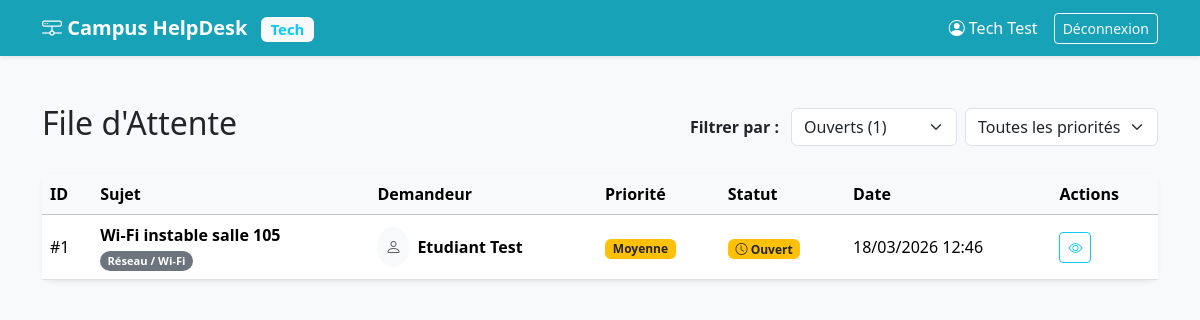
The app's page /public/tech/dashboard.php (signed in) with its own data.
### tables this page shows
CREATE TABLE tickets (
  id INT AUTO_INCREMENT PRIMARY KEY,
  titre VARCHAR(120) NOT NULL,
  description TEXT NOT NULL,
  priorite ENUM('BASSE','MOYENNE','HAUTE') NOT NULL DEFAULT 'MOYENNE',
  statut ENUM('OPEN','IN_PROGRESS','RESOLVED','CLOSED') NOT NULL DEFAULT 'OPEN',
  categorie_id INT NOT NULL,
  cree_par INT NOT NULL,
  assigne_a INT NULL,
  created_at DATETIME NOT NULL DEFAULT CURRENT_TIMESTAMP,
  updated_at DATETIME NOT NULL DEFAULT CURRENT_TIMESTAMP ON UPDATE CURRENT_TIMESTAMP,
  CONSTRAINT fk_tickets_categorie FOREIGN KEY (categorie_id) REFERENCES categories(id),
  CONSTRAINT fk_tickets_createur FOREIGN KEY (cree_par) REFERENCES utilisateurs(id),
  CONSTRAINT fk_tickets_assigne FOREIGN KEY (assigne_a) REFERENCES utilisateurs(id)
);

CREATE TABLE categories (
  id INT AUTO_INCREMENT PRIMARY KEY,
  libelle VARCHAR(80) NOT NULL UNIQUE
);

CREATE TABLE utilisateurs (
  id INT AUTO_INCREMENT PRIMARY KEY,
  nom VARCHAR(100) NOT NULL,
  email VARCHAR(150) NOT NULL UNIQUE,
  mdp_hash VARCHAR(255) NOT NULL,
  role ENUM('ETUDIANT','TECH','ADMIN') NOT NULL DEFAULT 'ETUDIANT',
  actif TINYINT(1) NOT NULL DEFAULT 1,
  created_at DATETIME NOT NULL DEFAULT CURRENT_TIMESTAMP
);

### app/services/TicketService.php (called while the page is built, shortened)
<?php
require_once __DIR__ . '/../repositories/TicketRepo.php';
final class TicketService {
    private TicketRepo $ticketRepo;
    public function __construct() {
        $this->ticketRepo = new TicketRepo();
    }
    public function getTechTickets(?string $status = null, ?string $priority = null): array {
        return $this->ticketRepo->getTicketsForTech($status, $priority);
    }
}

### app/config/db.php (called while the page is built, shortened)
<?php
function db(): PDO {
  static $pdo = null;
  if ($pdo === null) {
    $dsn = "mysql:host=localhost;dbname=campus_helpdesk;charset=utf8mb4";
    $pdo = new PDO($dsn, "root", "", [
      PDO::ATTR_ERRMODE => PDO::ERRMODE_EXCEPTION,
      PDO::ATTR_DEFAULT_FETCH_MODE => PDO::FETCH_ASSOC,
      PDO::ATTR_EMULATE_PREPARES => false,
    ]);
  }
  return $pdo;
}

### app/repositories/TicketRepo.php (called while the page is built, shortened)
<?php
require_once __DIR__ . '/../config/db.php';
final class TicketRepo {
    public function getTicketsForTech(?string $status = null, ?string $priority = null): array {
        $sql = "SELECT t.*, c.libelle as categorie_nom, u.nom as auteur_nom, u.email as auteur_email
                FROM tickets t
                LEFT JOIN categories c ON t.categorie_id = c.id
                LEFT JOIN utilisateurs u ON t.cree_par = u.id
                WHERE 1=1";
        $params = [];
        if ($status && $status !== 'ALL') {
            $sql .= " AND t.statut = :status";
            $params['status'] = $status;
        }
        $sql .= " ORDER BY
                CASE t.statut
                    WHEN 'OPEN' THEN 1
                    WHEN 'IN_PROGRESS' THEN 2
                    WHEN 'RESOLVED' THEN 3
                    ELSE 4
                END,
                t.created_at DESC";
        $stmt = db()->prepare($sql);
        $stmt->execute($params);
        return $stmt->fetchAll();
    }
}

### public/tech/dashboard.php (the view, shortened to what this page needs)
<?php
$user = $_SESSION['user'];
$filterStatus = $_GET['status'] ?? 'OPEN';
$filterPriority = $_GET['priority'] ?? 'ALL';
require_once __DIR__ . '/../../app/services/TicketService.php';
$ticketService = new TicketService();
$tickets = $ticketService->getTechTickets($filterStatus, $filterPriority);
$allTicketsForCount = $ticketService->getTechTickets('ALL', 'ALL');
$counts = ['OPEN' => 0, 'IN_PROGRESS' => 0, 'RESOLVED' => 0];
foreach ($allTicketsForCount as $t) {
    if (isset($counts[$t['statut']])) {
        $counts[$t['statut']]++;
    }
}
?>
<!DOCTYPE html>
<html lang="fr">
<head>
    <link href="https://cdn.jsdelivr.net/npm/bootstrap@5.3.3/dist/css/bootstrap.min.css" rel="stylesheet">
    <link href="https://cdn.jsdelivr.net/npm/bootstrap-icons@1.11.3/font/bootstrap-icons.min.css" rel="stylesheet">
</head>
<body>
    <nav class="navbar navbar-expand-lg navbar-dark bg-tech shadow-sm">
        <div class="container">
            <a class="navbar-brand text-white" href="#"><i class="bi bi-hdd-network"></i> Campus HelpDesk <span class="badge bg-light text-info ms-2">Tech</span></a>
            <div class="d-flex align-items-center">
                <span class="text-white me-3"><i class="bi bi-person-circle"></i> <?= htmlspecialchars($user['nom'] ?? 'Technicien') ?></span>
                <a href="../auth/logout.php" class="btn btn-sm btn-outline-light">Déconnexion</a>
            </div>
        </div>
    </nav>
    <div class="container py-5">
        <div class="row mb-4 align-items-center">
            <div class="col-md-4">
                <h2>File d'Attente</h2>
            </div>
            <div class="col-md-8">
                <form method="GET" class="d-flex justify-content-end gap-2 align-items-center">
                    <label class="fw-bold me-1">Filtrer par :</label>
                    <select name="status" class="form-select w-auto" onchange="this.form.submit()">
                        <option value="OPEN" <?= $filterStatus === 'OPEN' ? 'selected' : '' ?>>Ouverts (<?= $counts['OPEN'] ?>)</option>
                    </select>
                    <select name="priority" class="form-select w-auto" onchange="this.form.submit()">
                        <option value="ALL" <?= $filterPriority === 'ALL' ? 'selected' : '' ?>>Toutes les priorités</option>
                    </select>
                </form>
            </div>
        </div>
        <div class="card shadow-sm mb-4">
            <div class="card-body p-0">
                <div class="table-responsive">
                    <table class="table table-hover align-middle mb-0">
                        <thead class="table-light">
                            <tr>
                                <th>ID</th>
                                <th>Sujet</th>
                                <th>Demandeur</th>
                                <th>Priorité</th>
                                <th>Statut</th>
                                <th>Date</th>
                                <th>Actions</th>
                            </tr>
                        </thead>
                        <tbody>
                            <?php if (empty($tickets)): ?>
                                <tr>
                                    <td colspan="7" class="text-center py-5 text-muted">
                                        <i class="bi bi-check2-circle display-4 d-block mb-3 text-success"></i>
                                        <h5>Aucun ticket dans la file d'attente.</h5>
                                        <p>Vous êtes à jour ! Excellent travail.</p>
                                    </td>
                                </tr>
                            <?php else: ?>
                                <?php foreach ($tickets as $ticket): ?>
                                    <tr>
                                        <td>#<?= $ticket['id'] ?></td>
                                        <td>
                                            <strong><?= htmlspecialchars($ticket['titre']) ?></strong><br>
                                            <span class="badge bg-secondary rounded-pill" style="font-size: 0.7em;"><?= htmlspecialchars($ticket['categorie_nom'] ?? 'Général') ?></span>
                                        </td>
                                        <td>
                                            <div class="d-flex align-items-center">
                                                <div class="bg-light rounded-circle p-2 me-2"><i class="bi bi-person text-muted"></i></div>
                                                <div>
                                                    <div class="fw-bold fs-7"><?= htmlspecialchars($ticket['auteur_nom'] ?? 'Inconnu') ?></div>
                                                </div>
                                            </div>
                                        </td>
                                        <td>
                                            <?php if ($ticket['priorite'] === 'HAUTE'): ?>
                                                <span class="badge bg-danger">Haute</span>
                                            <?php elseif ($ticket['priorite'] === 'MOYENNE'): ?>
                                                <span class="badge bg-warning text-dark">Moyenne</span>
                                            <?php else: ?>
                                                <span class="badge bg-info text-dark">Basse</span>
                                            <?php endif; ?>
                                        </td>
                                        <td>
                                            <?php if ($ticket['statut'] === 'OPEN'): ?>
                                                <span class="badge bg-warning text-dark"><i class="bi bi-clock"></i> Ouvert</span>
                                            <?php elseif ($ticket['statut'] === 'IN_PROGRESS'): ?>
                                                <span class="badge bg-info"><i class="bi bi-tools"></i> En cours</span>
                                            <?php elseif ($ticket['statut'] === 'RESOLVED'): ?>
                                                <span class="badge bg-success"><i class="bi bi-check-circle"></i> Résolu</span>
                                            <?php endif; ?>
                                        </td>
                                        <td><?= date('d/m/Y H:i', strtotime($ticket['created_at'])) ?></td>
                                        <td>
                                            <a href="ticket_detail.php?id=<?= $ticket['id'] ?>" class="btn btn-sm btn-outline-info" title="Voir les détails"><i class="bi bi-eye"></i></a>
                                        </td>
                                    </tr>
                                <?php endforeach; ?>
                            <?php endif; ?>
                        </tbody>
                    </table>
                </div>
            </div>
        </div>
    </div>
</body>
</html>

### public/tech/dashboard.php (style rules this page uses)
body { background-color: #f8f9fa; }
.navbar-brand { font-weight: 600; }
.card { transition: transform 0.2s; border: none; border-radius: 10px; }
.bg-tech { background-color: #17a2b8; }

### records on screen
tickets: id "1", titre "Wi‑Fi instable salle 105", categorie.libelle "Réseau / Wi‑Fi", cree_par.nom "Etudiant Test", priorite "Moyenne", statut "OPEN" (drawn), created_at "18/03/2026 12:46"

### other values on screen
$user['nom'] "Tech Test"
